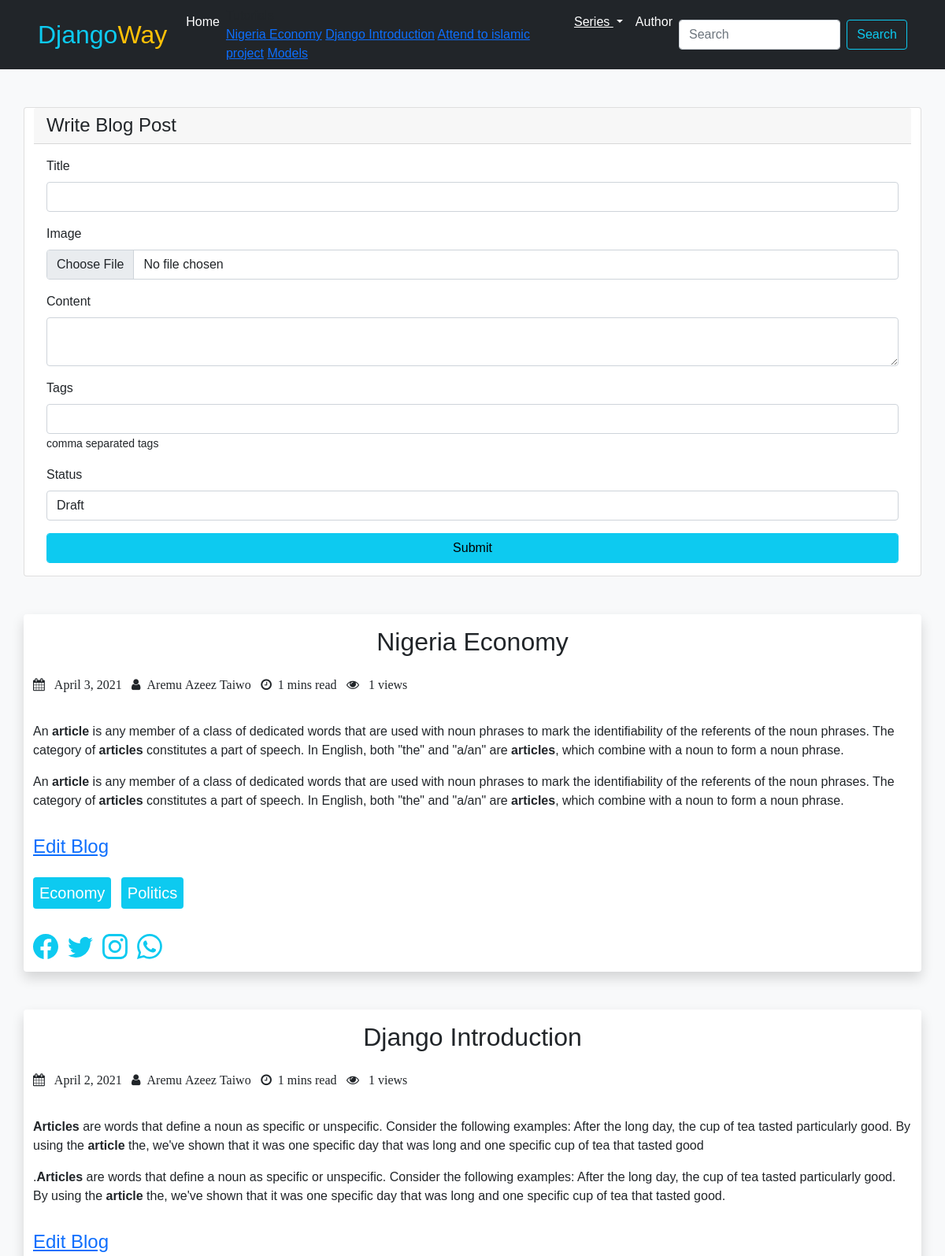
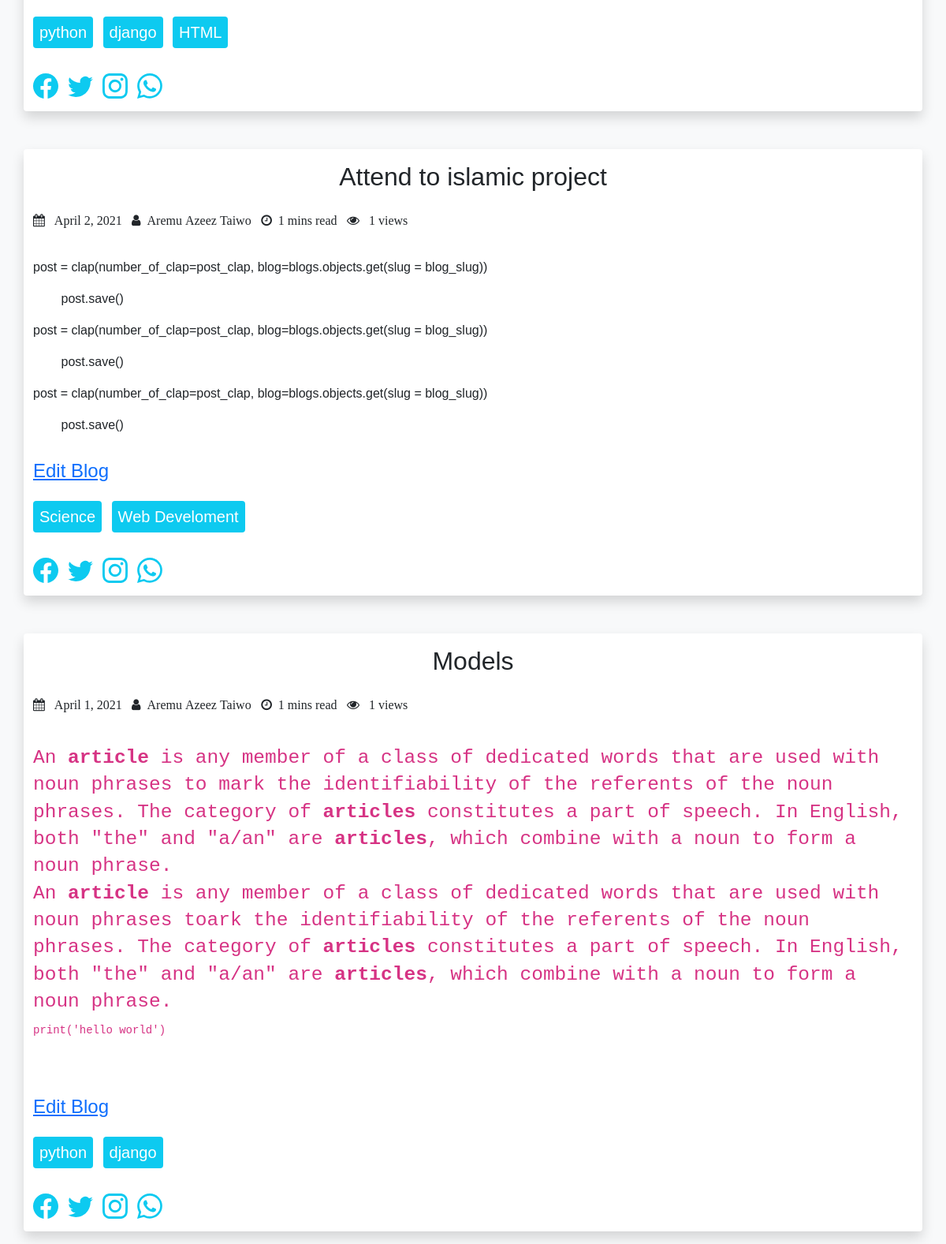
Page /article on the committed database (2 pictures, top to bottom).
### django_blog/models.py (models this page shows, shortened)
class blogs(models.Model):
    status_choice = (
        ('Drafted', 'Drafted'),('Published', 'Published')
    )
    title = models.CharField(max_length=500)
    date_published = models.DateField(default = timezone.now, blank=True)
    date_created = models.DateField(default = timezone.now, blank=True)
    author = models.CharField(max_length=200, default='Aremu Azeez Taiwo', blank=True)
    image = ResizedImageField(size=[3000, 1740], upload_to='article_pics',force_format='PNG')
    content = RichTextUploadingField(blank=True)
    slug = models.SlugField(blank=True)
    tags = TaggableManager(blank=True)
    status = models.CharField(max_length=20, choices=status_choice,default='DRAFT')
    views = models.ManyToManyField(IpModel,  blank = True)
    count_words = models.CharField(max_length=50, default=0, blank=True)
    read_time = models.CharField(max_length=50, default=0, blank=True)
    deleted = models.BooleanField(default=False,blank=True)
    class Meta:
        ordering = ('-date_published',)
        verbose_name_plural = 'blogs'

### django_blog/views.py (the view)
# urls.py: path('article', views.article, name = 'article'),
def article(request):
    if request.method == 'POST':
        form = ArticleForm(request.POST, request.FILES)
        if form.is_valid():
            form.save()
            post = clap(number_of_clap=0, blog=blogs.objects.get(title = request.POST.get('title')))
            post.save()
            messages.success(request, 'Article saved successfully')
            return redirect('article')
    else:
        form = ArticleForm()
        articles = blogs.objects.all()
    return render(request, 'django_blog/article.html', {'form':form, 'articles':articles})

### django_blog/forms.py
class ArticleForm(forms.ModelForm):
    class Meta:
        model = blogs
        fields = "__all__"

### djangoway/templates/django_blog/article.html (shortened to what this page needs)
{% extends 'django_blog/base.html' %}
{% block content %}
<div class="container">
    <div class="row mt-5 justify-content-center">
        <div class="card col-md-12 col-12">
            <div class="card-header h4">
              Write Blog Post
            </div>
            <div class="card-body">
                <form action="{% url 'article' %}" method="POST" enctype="multipart/form-data">
                  <div class="form-group">
                    <label class="mb-2">Title</label>
                    <input type="text" class="form-control" id="exampleInputEmail1" aria-describedby="emailHelp" name="title">
                  </div>
                  <div class="form-group mt-3">
                    <label  class="mb-2">Image</label>
                    <input type="file" class="form-control" id="exampleInputPassword1" name="image">
                  </div>
                  <div class="form-group mt-3">
                    <label class="mb-2" for="exampleCheck1">Content</label>
                   <textarea class="form-control " name = 'content'></textarea>
                  </div>
                  <div class="form-group">
                    <label class="mb-2 mt-3">Tags</label>
                    <input type="text" class="form-control" id="exampleInputEmail1" aria-describedby="emailHelp" name="tags">
                    <small>comma separated tags</small>
                  </div>
                  <div class="form-group">
                    <label class="mb-2 mt-3">Status</label>
                    <select class="form-control d-flex" name = 'status'>
                      <option value="Drafted">Draft</option>
                    </select>
                  </div>
                  <button type="submit" class="btn btn-block form-control btn-info mt-3 ">Submit</button>
                </form>
            </div>
          </div>
    </div>
    {% for article in articles %}
    <div class="row text-left mb-3 rounded shadow bg-white  pt-3 mt-5">
      <h2 class="text-center mb-4 col-12">{{article.title}}</h2>
      <div class="mb-3 text-left ml-5">
        <i class="fa fa-calendar mb-2"> <span class="px-2">{{article.date_published}}</span> </i>
        <i class="fa fa-user mb-2"><span class="px-2">{{article.author}} </span> </i>
        <i class="fa fa-clock mr-3"><span class="px-2">{{article.read_time}} mins read</span> </i>
        <i class="fa fa-eye "><span class="px-2"> {{article.views.all|length}} views</span> </i>
      </div>
      <p class="text-left pl-3">  {{article.content|safe}}    </p>
      <a href="{% url 'edit_blog' article.slug %}" class="h4 text-left col-12 mb-3">Edit Blog</a>
      <div class="col-12 py-2 d-flex justify-content-start">
            <ul class="list-inline mr-3">
              {% for tag in article.tags.all %}
              <li class="list-inline-item mr-3">
                <h5 class="bg-info rounded px-2 text-white py-2">{{tag}}</h5>
              </li>
              {% endfor %}
            </ul>
       </div>
      <small class=""><ul class="list-inline mr-3 ml-sm-4 ">
          <li class="list-inline-item mr-3">
            <a href="#">
            </a>
          </li>
          <li class="list-inline-item mr-3">
            <a href="#">
            </a>
          </li>
          <li class="list-inline-item mr-3">
            <a href="#">
            </a>
          </li>
          <li class="list-inline-item mr-3">
            <a href="#">
            </a>
          </li>
        </ul></small>
    </div>
    {% endfor %}
</div>
{% endblock %}

### djangoway/templates/django_blog/base.html (shortened to what this page needs)
<!DOCTYPE html>
<html lang="en">
<head>
    {% load static %}
    <link  rel="stylesheet" href="{% static 'css/fontawesome.min.css'%}">
    <link href="https://maxcdn.bootstrapcdn.com/font-awesome/4.2.0/css/font-awesome.min.css" rel="stylesheet">
<link href="https://cdn.jsdelivr.net/npm/bootstrap@5.0.0-beta3/dist/css/bootstrap.min.css" rel="stylesheet">
</head>
<body class="bg-light">
  <nav class="navbar navbar-expand-lg navbar-light bg-dark ">
    <div class="container-fluid px-5">
      <a class="navbar-brand text-info " href="#"><span class="h2">Django</span><span class="text-warning h2">Way</span></a>
      <div class="collapse navbar-collapse" id="navbarSupportedContent">
        <ul class="navbar-nav mx-auto mb-2 mb-lg-0" id="the_list">
          <li class="nav-item">
            <a class="nav-link active text-white" aria-current="page" href="{% url 'home' %}" >Home</a>
          </li>
          <li class="nav-item dropbtn">
            <div class="dropdown">
              <div class="dropdown-content">
                {% for article in articles %}
                <a href="{% url 'tutorial' article.slug %}">{{article.title}}</a>
                {% endfor %}
              </div>
            </div>
          </li>
          <li class="nav-item dropdown">
            <a class="nav-link dropdown-toggle text-white" href="#" id="navbarDropdown" role="button" data-bs-toggle="dropdown" aria-expanded="false">
              Series
            </a>
          </li>
          <li class="nav-item">
            <a class="nav-link text-white" href="#" tabindex="-1" aria-disabled="true">Author</a>
          </li>
        </ul>
        <form class="d-flex" action="{% url 'search' %}" method="GET">
          <input class="form-control me-2" type="search" placeholder="Search" aria-label="Search" name="search_value">
          <button class="btn btn-outline-info" type="submit">Search</button>
        </form>
      </div>
    </div>
  </nav>
{% block content %}{% endblock %}
</body>
</html>

### djangoway/templates/django_blog/article.html (style rules this page uses)
body { font-family: 'Trebuchet MS', 'Lucida Sans Unicode', 'Lucida Grande', 'Lucida Sans', Arial, sans-serif; }
#the_list>li:nth-of-type(3)>a { text-decoration: underline; }

### rows in the picture
Tag: name "Economy"
Tag: name "Politics"
Tag: name "python"
Tag: name "django"
Tag: name "HTML"
Tag: name "Science"
Tag: name "Web Develoment"

### other values in the picture
{{ article.title }} "Nigeria Economy"
{{ article.title }} "Django Introduction"
{{ article.title }} "Attend to islamic project"
{{ article.title }} "Models"
{{ article.date_published }} "April 3, 2021"
{{ article.author }} "Aremu Azeez Taiwo"
{{ article.read_time }} "1"
{{ article.views.all|length }} "1"
{{ article.date_published }} "April 2, 2021"
{{ article.date_published }} "April 1, 2021"
